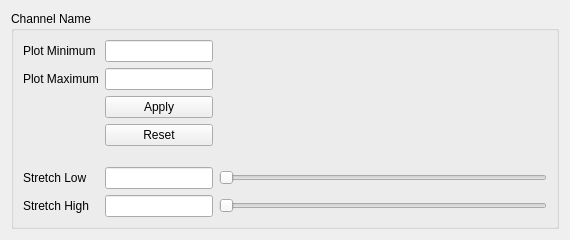
<?xml version="1.0" encoding="UTF-8"?>
<ui version="4.0">
 <class>ChannelStretchWidget</class>
 <widget class="QWidget" name="ChannelStretchWidget">
  <property name="geometry">
   <rect>
    <x>0</x>
    <y>0</y>
    <width>570</width>
    <height>240</height>
   </rect>
  </property>
  <property name="sizePolicy">
   <sizepolicy hsizetype="MinimumExpanding" vsizetype="MinimumExpanding">
    <horstretch>0</horstretch>
    <verstretch>0</verstretch>
   </sizepolicy>
  </property>
  <property name="minimumSize">
   <size>
    <width>570</width>
    <height>240</height>
   </size>
  </property>
  <property name="windowTitle">
   <string>Channel Stretch Widget</string>
  </property>
  <layout class="QHBoxLayout" name="horizontalLayout">
   <item>
    <widget class="QGroupBox" name="groupbox_channel">
     <property name="sizePolicy">
      <sizepolicy hsizetype="MinimumExpanding" vsizetype="MinimumExpanding">
       <horstretch>0</horstretch>
       <verstretch>0</verstretch>
      </sizepolicy>
     </property>
     <property name="title">
      <string>Channel Name</string>
     </property>
     <layout class="QGridLayout" name="gridLayout" rowstretch="0,0,0,0,1,0,0" columnstretch="0,0,1">
      <item row="2" column="1">
       <widget class="QPushButton" name="button_apply_bounds">
        <property name="toolTip">
         <string>Filter band data using min/max bounds before computing histogram</string>
        </property>
        <property name="text">
         <string>Apply</string>
        </property>
       </widget>
      </item>
      <item row="0" column="0">
       <widget class="QLabel" name="label_min_bound">
        <property name="text">
         <string>Plot Minimum</string>
        </property>
        <property name="buddy">
         <cstring>lineedit_min_bound</cstring>
        </property>
       </widget>
      </item>
      <item row="6" column="1">
       <widget class="QLineEdit" name="lineedit_stretch_high"/>
      </item>
      <item row="3" column="1">
       <widget class="QPushButton" name="button_reset_bounds">
        <property name="toolTip">
         <string>Reset min/max bounds to min/max values from band data</string>
        </property>
        <property name="text">
         <string>Reset</string>
        </property>
       </widget>
      </item>
      <item row="6" column="2">
       <widget class="QSlider" name="slider_stretch_high">
        <property name="toolTip">
         <string>Drag to adjust high boundary of stretch</string>
        </property>
        <property name="orientation">
         <enum>Qt::Horizontal</enum>
        </property>
       </widget>
      </item>
      <item row="5" column="1">
       <widget class="QLineEdit" name="lineedit_stretch_low"/>
      </item>
      <item row="5" column="0">
       <widget class="QLabel" name="label_stretch_low">
        <property name="text">
         <string>Stretch Low</string>
        </property>
        <property name="buddy">
         <cstring>lineedit_stretch_low</cstring>
        </property>
       </widget>
      </item>
      <item row="1" column="0">
       <widget class="QLabel" name="label_max_bound">
        <property name="text">
         <string>Plot Maximum</string>
        </property>
        <property name="buddy">
         <cstring>lineedit_max_bound</cstring>
        </property>
       </widget>
      </item>
      <item row="0" column="1">
       <widget class="QLineEdit" name="lineedit_min_bound"/>
      </item>
      <item row="1" column="1">
       <widget class="QLineEdit" name="lineedit_max_bound"/>
      </item>
      <item row="5" column="2">
       <widget class="QSlider" name="slider_stretch_low">
        <property name="toolTip">
         <string>Drag to adjust low boundary of stretch</string>
        </property>
        <property name="maximum">
         <number>100</number>
        </property>
        <property name="orientation">
         <enum>Qt::Horizontal</enum>
        </property>
        <property name="invertedAppearance">
         <bool>false</bool>
        </property>
       </widget>
      </item>
      <item row="4" column="0">
       <spacer name="verticalSpacer">
        <property name="orientation">
         <enum>Qt::Vertical</enum>
        </property>
        <property name="sizeHint" stdset="0">
         <size>
          <width>20</width>
          <height>40</height>
         </size>
        </property>
       </spacer>
      </item>
      <item row="0" column="2" rowspan="5">
       <widget class="QWidget" name="histogram_widget" native="true">
        <property name="sizePolicy">
         <sizepolicy hsizetype="MinimumExpanding" vsizetype="MinimumExpanding">
          <horstretch>0</horstretch>
          <verstretch>0</verstretch>
         </sizepolicy>
        </property>
        <property name="minimumSize">
         <size>
          <width>180</width>
          <height>80</height>
         </size>
        </property>
       </widget>
      </item>
      <item row="6" column="0">
       <widget class="QLabel" name="label_stretch_high">
        <property name="text">
         <string>Stretch High</string>
        </property>
        <property name="buddy">
         <cstring>lineedit_stretch_high</cstring>
        </property>
       </widget>
      </item>
     </layout>
    </widget>
   </item>
  </layout>
 </widget>
 <resources/>
 <connections/>
</ui>
